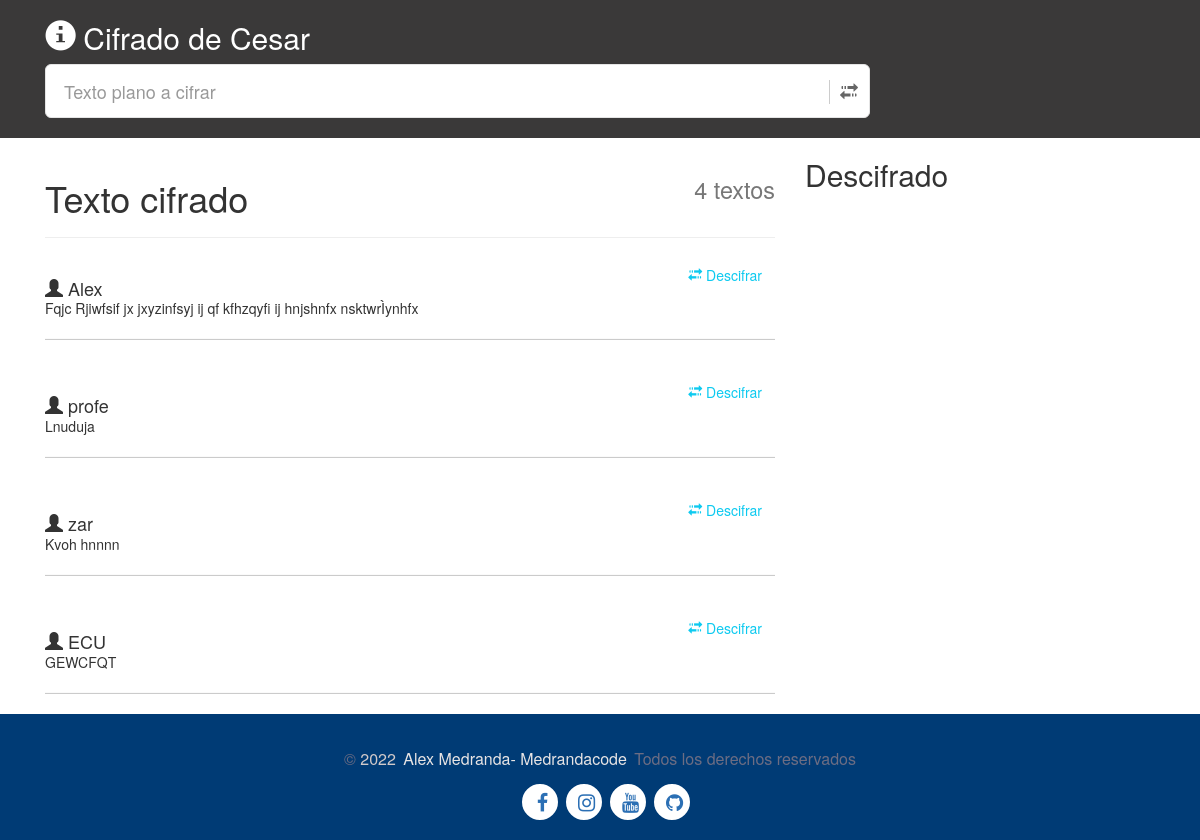
The app's page /, older data.
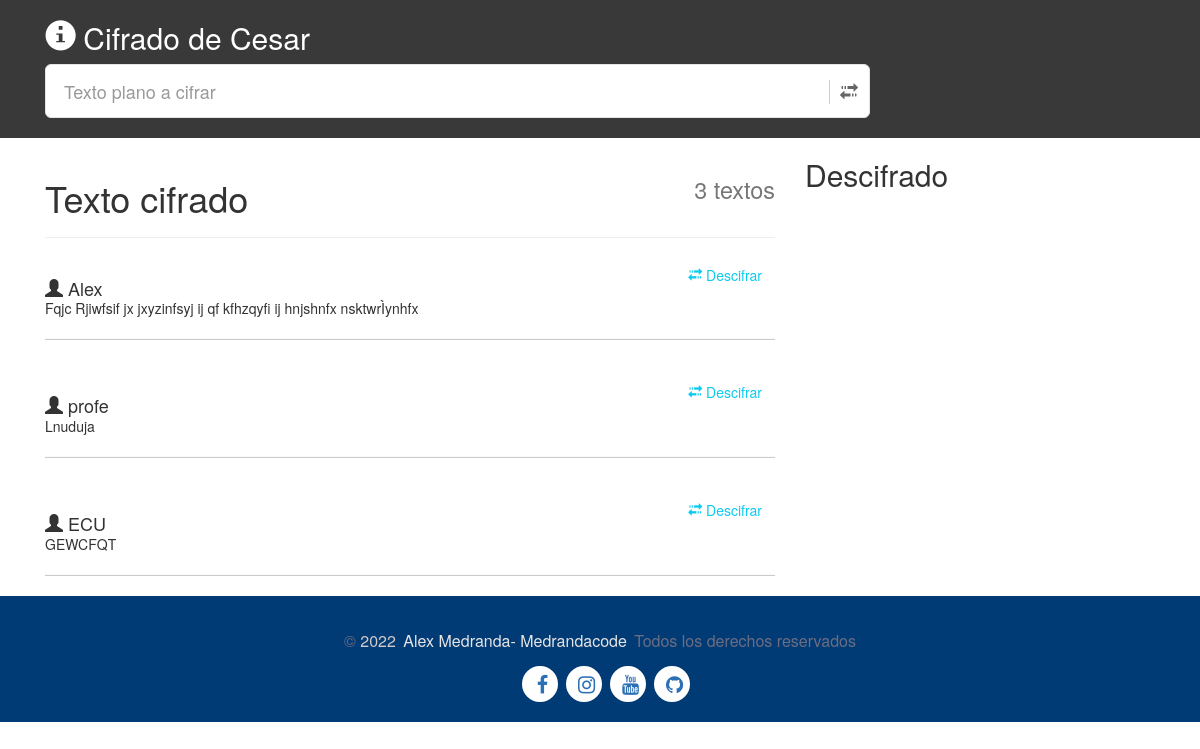
The same page, newer data.
### app/models.py (models this page shows, shortened)
class cifrado(models.Model):
    id = models.AutoField( primary_key=True)
    nickname = models.CharField(max_length=100) # codigo de menu
    message = models.CharField(max_length=500)
    key = models.CharField(max_length=200)

### app/views.py (the view)
# urls.py: path('', inicio, name = 'index'),
def inicio(request):
    cod_cifrado=""
    consulta = ""
    llave =0
    cifrarT = cifrado.objects.all()
    lastValue = cifrado.objects.count()
    modo = 'encriptar'
    clave = 3
    mensaje = 'hola mundo'
    cifrar = Cifrado.obtenerMensajeTraducido(modo,mensaje,clave)
    try:
        if request.method == "POST":
            apodo = request.POST['apodo']
            modo = 'encriptar'
            clave = int(request.POST['clave'])
            mensaje = request.POST['mensaje']
            cifrar = Cifrado.obtenerMensajeTraducido(modo,mensaje,clave)
            with connection.cursor() as cursor:
                cursor.execute("INSERT INTO app_cifrado(nickname,message,key) VALUES ('{apodo}', '{mensaje}', '{clave}')".format( apodo=apodo, mensaje=cifrar, clave=clave))
                cursor.fetchone()
                return redirect('/')
    except:
        try:
            variable = request.POST['buscando']
            clave = int(request.POST['texto'])
            with connection.cursor() as cursor:
                cursor.execute("SELECT message,key, id FROM app_cifrado WHERE id = "+ variable )
                consultax = cursor.fetchone()
                if consultax[1] == str(clave):
                    consulta = Cifrado.obtenerMensajeTraducido('desencriptar',consultax[0],clave)
                    llave = 1
                    cod_cifrado = consultax[2]
                else:
                    consulta = "La clave ha sido incorrecta"
        except:
            consulta = ""
    contexto = {'cifrarT': cifrarT,'lastValue':lastValue, 'consulta':consulta ,  'llave':llave, 'cod_cifrado' :cod_cifrado}
    return render(request, 'index.html', contexto)

### app/cifrado.py (called while the page is built)
    def obtenerMensajeTraducido(modo, mensaje, clave):
        if modo[0] == 'd':
            clave= -clave
        traduccion = ''
        for simbolo in mensaje:
            if simbolo.isalpha():
                num = ord(simbolo)
                num += clave
                if simbolo.isupper():
                    if num > ord('Z'):
                        num -= 26
                    elif num < ord('A'):
                        num += 26
                elif simbolo.islower():
                    if num > ord('z'):
                        num -= 26
                    elif num < ord('a'):
                        num += 26
                traduccion += chr(num)
            else:
                traduccion += simbolo
        return traduccion

### public/template/index.html (shortened to what this page needs)
{% load static %}
<!DOCTYPE html>
<html lang="en">
<head>
    <link rel="stylesheet" href='{% static "./index.css" %}'>
    <link href="https://cdn.jsdelivr.net/npm/bootstrap@5.0.2/dist/css/bootstrap.min.css" rel="stylesheet">
    <link rel="stylesheet" href="https://maxcdn.bootstrapcdn.com/bootstrap/3.0.1/css/bootstrap.min.css">
    <link href="//maxcdn.bootstrapcdn.com/font-awesome/4.2.0/css/font-awesome.min.css" rel="stylesheet">
</head>
<body onload="timeDC(`{{llave}}`)">
    <div class="cuerpo">
  <div class="container">
        <div class="row">
            <div class="col-md-9">
                <h2><a href="" class="neons2" id="info" data-bs-toggle="modal" data-bs-target="#informacion" id="btnSubmenuid" > <i class="glyphicon glyphicon-info-sign"></i></a> Cifrado de Cesar</h2>
                <div id="custom-search-input">
                    <form action="" method="post" id="formularioCifrado">
                          <div class="input-group col-md-12">
                        <input name="mensaje" type="text" class="form-control input-lg" placeholder="Texto plano a cifrar" />
                        <span class="input-group-btn">
                            <button class="btn btn-info btn-lg neons" type="button" onclick="PostMenu()">
                              <i class="glyphicon glyphicon-transfer "></i>
                            </button>
                        </span>
                    </div>
                    </form>
                </div>
            </div>
        </div>
    </div>
    </div>
    <div class="container">
        <div class="row">
            <div class="col-md-8">
              <div class="page-header">
                <h1><small class="pull-right">{{lastValue}} textos</small> Texto cifrado </h1>
              </div>
               <div class="comments-list">
                   {% for cifrar in cifrarT %}
                   <div class="media">
                       <form action="" method="post" id="formulario{{cifrar.id}}">
                     <button onclick="envioclave(`textoclave{{cifrar.id}}`)" class="btn btn-outline-info pull-right btn-envio" id="index_btn" name="buscando" value="{{cifrar.id}}"> <i class="glyphicon glyphicon-transfer btn-xd"></i> <span class="btn-xd">Descifrar</span>
                        </button><br>
                    </form>
                        <div class="media-body">
                          <h4 class="media-left media-heading user_name"><i class="glyphicon glyphicon-user"></i> {{cifrar.nickname}}</h4>
                          {{cifrar.message}}
                        </div>
                            <hr>
                      </div>
                    {% endfor %}
               </div>
            </div>
            <div class="col-md-4">
                <h2>Descifrado</h2>
            </div>
        </div>
    </div>
    <footer>
        	<div class="bottom section-padding">
			<div class="container">
				<div class="row">
					<div class="col-md-12 text-center">
						<div class="copyright">
							<p>© <span>2022</span> <a href="#" class="transition">Alex Medranda- Medrandacode</a> Todos los derechos reservados</p>
                        </div>
					</div> <div class="media-Social">
                            <ul class="social ">
                                <li> <a target="blanket" href="https://facebook.com/medrandacode"> <i class=" fa fa-facebook"></i> </a> </li>
                                <li> <a target="blanket" href="https://instagram.com/medrandacode"> <i class="fa fa-instagram"></i> </a> </li>
                                <li> <a target="blanket" href="https://n9.cl/yrcyo"> <i class="fa fa-youtube"></i> </a> </li>
                                <li> <a target="blanket" href="https://github.com/medrandacode"> <i class="fa fa-github"></i> </a> </li>
                            </ul>
                        </div>
				</div>
			</div>
		</div>
    </footer>
</body>
</html>

Row changes from the older to the newer data that the page shows:
removed cifrado: {{ cifrar.id }} 57 (drawn), nickname "zar", message "Kvoh hnnnn"
Text that changed along with them:
{{ lastValue }}: "4" → "3"
